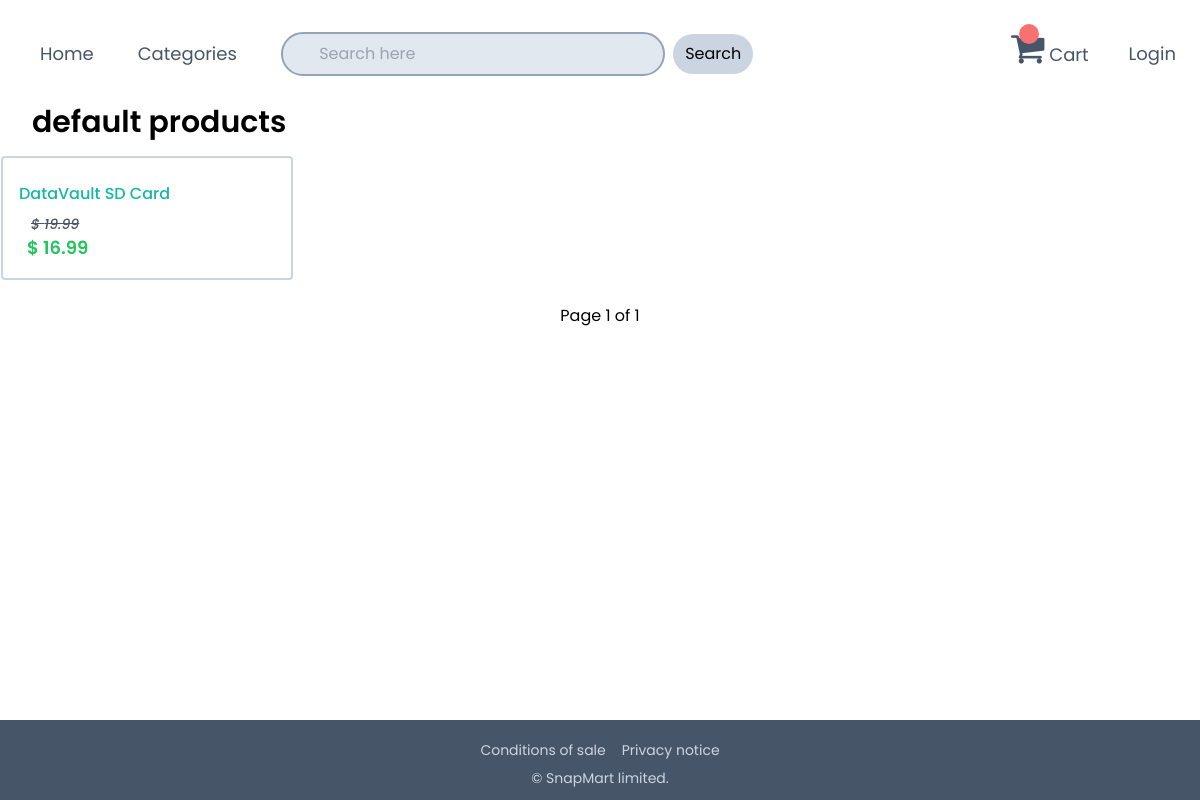
Page /categories/default on the committed database.
### shop/models.py (models this page shows, shortened)
class Product(models.Model):
    name = models.CharField( max_length = 255)
    description = models.TextField()
    price = models.FloatField()
    discount_price = models.FloatField()
    category = models.CharField( max_length = 200)
    image = models.CharField( max_length = 300)

### shop/views.py (the view)
# urls.py: path('categories/<str:category>', views.categories, name='categories'),
def categories( request, category):
    products = Product.objects.filter(category = category)
    paginator = Paginator(products,4)
    page_num = request.GET.get('page')
    page_obj = paginator.get_page(page_num)
    context ={ 'items': page_obj,
                'category':category,
            }
    return render( request, 'categories.html', context)

### shop/templates/categories.html (shortened to what this page needs)
{% extends 'master.html' %}
    {% block content %}
    <h3 class=" text-3xl px-4 py-2 ml-4 font-semibold">
        {{category}} products
    </h3>
    <div class="ProductList md:grid grid-cols-4 justify-around
            items-center gap-2 ">
        {% for item in items %}
            <div class="border-2 border-slate-300 my-2 mx-auto p-4 text-wrap font-medium rounded
                    hover:bg-gray-200">
                <a href="{% url 'detail' item.id %}">
                    <p class=" py-2 text-teal-500"> {{ item.name }} </p>
                    <p class="px-2 line-through ml-1 text-sm text-gray-600 "> <i> &#36 {{ item.price }} </i> </p>
                    <p class="px-2 text-green-500 text-lg font-semibold ">  &#36 {{ item.discount_price }}  </p>
                </a>
            </div>
        {% endfor %}
    </div>
    <div class="pagenav my-3 mx-auto flex gap-4 *:p-1 justify-center items-center ">
        <p> Page {{items.number}} of {{items.paginator.num_pages}}</p>
    </div>
{% endblock %}

### shop/templates/master.html (style rules this page uses)
body { font-family: "Poppins", sans-serif; }

### rows in the picture
Product: category "default", name "DataVault SD Card", price "19.99", discount_price "16.99"

### other values in the picture
{{ items.number }} "1"
{{ items.paginator.num_pages }} "1"
